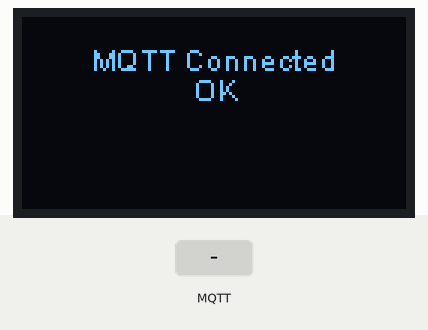
Simulated run of this sketch. Board: ESP8266 (NodeMCU). Shown: 128×64 one-colour display. Inputs (shaded band) come from the test bench. WiFi joins after 1.5 s; servers stay silent unless stated; no MQTT or app messages arrive unless stated; what the sketch prints to the serial monitor is not drawn.

Above: at 3.7 s.
3.8 s: MQTT message "1" arrives on the first subscribed topic
At 5.3 s:
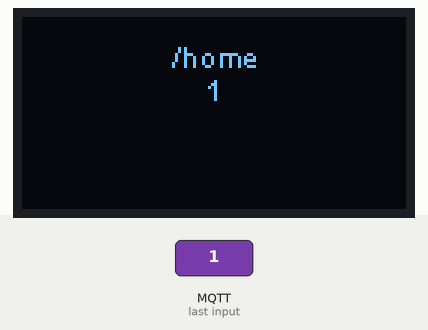
6.1 s: MQTT message "on" arrives on the first subscribed topic
At 7.4 s:
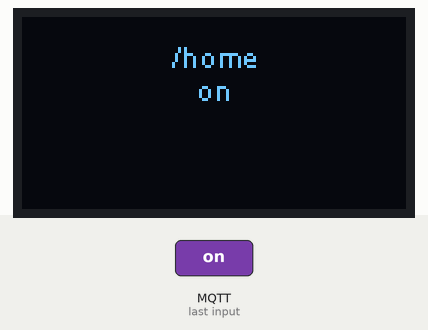
8.1 s: MQTT message "off" arrives on the first subscribed topic
10.1 s: MQTT message "1" arrives on the second subscribed topic
At 11.6 s:
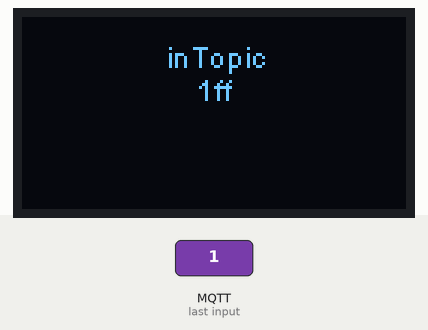
12.1 s: MQTT message "on" arrives on the first subscribed topic
At 13.7 s:
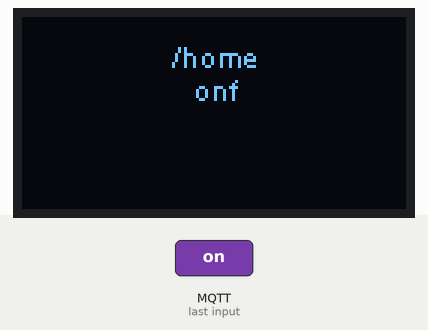
14.2 s: MQTT message "0" arrives on the first subscribed topic
At 15.8 s:
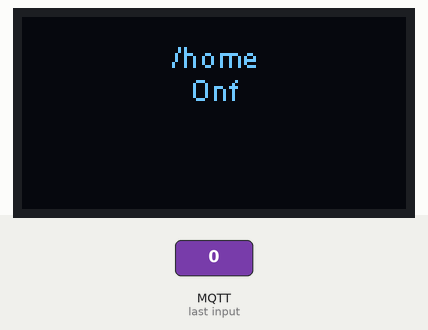
Timing chart, 0 to 17.2 s (numbered marks = the images above; inputs shaded):
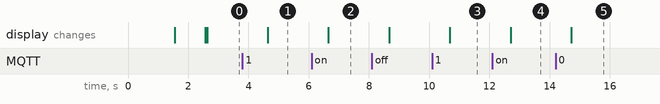

The sketch:

esp8266withwifimanagerandmqtt.ino
```cpp
#include <ESP8266WiFi.h>          //https://github.com/esp8266/Arduino
#include <DNSServer.h>
#include <ESP8266WebServer.h>
#include "WiFiManager.h"          //https://github.com/tzapu/WiFiManager
#include <PubSubClient.h>
#include "SSD1306.h" // alias for `#include "SSD1306Wire.h"` // ESP8266 OLED

WiFiClient espClient;
PubSubClient client(espClient);
const char* mqtt_server = "192.168.1.100";
char message_buff[100];
long lastMsg = 0;
char msg[50];
int value = 0;

// D3 -> SDA
// D4 -> SCL
// Initialize the OLED display using Wire library
SSD1306  display(0x3c, 4, 5);

void configModeCallback (WiFiManager *myWiFiManager) {
  Serial.println("Entered config mode");
  display.clear();
  display.setTextAlignment(TEXT_ALIGN_CENTER);
  display.drawString(64, 8, "NO WIFI");
  display.drawString(64, 20, "AP Mode: ON");
  display.drawString(64, 30, myWiFiManager->getConfigPortalSSID() );
  display.drawString(64, 40, "Please Setup");
  display.display();
  Serial.println(WiFi.softAPIP());
  //if you used auto generated SSID, print it
  Serial.println(myWiFiManager->getConfigPortalSSID());
}

void mqttcallback(char* topic, byte* payload, unsigned int length) {
  Serial.print("Message arrived [");
  Serial.print(topic);
  Serial.print("] ");
  for (int i = 0; i < length; i++) {
    Serial.print((char)payload[i]);
    message_buff[i] = payload[i];
  }

  Serial.println();

  // create character buffer with ending null terminator (string)
  String msgString = String(message_buff);
  Serial.print("MSGBuffer: ");
  Serial.println(msgString);


  display.clear();
  display.setTextAlignment(TEXT_ALIGN_CENTER);
  display.drawString(64, 7, topic);
  display.drawString(64, 18, msgString);
  display.display();

  // Switch on the LED if an 1 was received as first character
  if ((char)payload[0] == '1') {
    // digitalWrite(BUILTIN_LED, LOW);   // Turn the LED on (Note that LOW is the voltage level
    // but actually the LED is on; this is because
    // it is acive low on the ESP-01)
  } else {
    // digitalWrite(BUILTIN_LED, HIGH);  // Turn the LED off by making the voltage HIGH
  }

}

void setup() {
  // put your setup code here, to run once:
  Serial.begin(115200);
  display.init();

  display.flipScreenVertically();
  display.setFont(ArialMT_Plain_10);

  display.clear();
  display.setTextAlignment(TEXT_ALIGN_CENTER);
  display.drawString(64, 11, "Starting");
  display.drawString(64, 33, "SmartHome");
  display.display();


  //WiFiManager
  //Local intialization. Once its business is done, there is no need to keep it around
  WiFiManager wifiManager;
  //reset settings - for testing
  //wifiManager.resetSettings();

  //set callback that gets called when connecting to previous WiFi fails, and enters Access Point mode
  wifiManager.setAPCallback(configModeCallback);

  //fetches ssid and pass and tries to connect
  //if it does not connect it starts an access point with the specified name
  //here  "AutoConnectAP"
  //and goes into a blocking loop awaiting configuration
  if(!wifiManager.autoConnect()) {
    Serial.println("failed to connect and hit timeout");
    //reset and try again, or maybe put it to deep sleep
    display.clear();
    display.setTextAlignment(TEXT_ALIGN_CENTER);
    display.drawString(64, 8, "No WIFI");
    display.drawString(64, 18, "Resetting ESP");
    display.display();

    ESP.reset();
    delay(1000);
  }

  //if you get here you have connected to the WiFi
  Serial.println("connected...yeey :)");
   display.clear();
  display.setTextAlignment(TEXT_ALIGN_CENTER);
  display.drawString(64, 8, "WIFI OK");
//  display.drawString(64, 18, wifiManager->getSSID() );

  display.drawString(64, 18, "Connected to:");
  String mySSID = String(WiFi.SSID());
  display.drawString(64, 28, mySSID );

  char result[16];
  sprintf(result, "%3d.%3d.%3d.%3d", WiFi.localIP()[0], WiFi.localIP()[1], WiFi.localIP()[2], WiFi.localIP()[3]);
  display.drawString(64, 38, result );
  display.display();
  delay(1000);


  client.setServer(mqtt_server, 1883);
  client.setCallback(mqttcallback);
  client.subscribe("/home");

}

void reconnect() {
  // Loop until we're reconnected
  while (!client.connected()) {
    Serial.print("Attempting MQTT connection...");
    display.clear();
    display.setTextAlignment(TEXT_ALIGN_CENTER);
    display.drawString(64, 8, "Starting MQTT");
    display.drawString(64, 18, "Connecting...");
    display.display();
    // Attempt to connect
    if (client.connect("ESP8266Client")) {
      Serial.println("connected");
      display.clear();
      display.setTextAlignment(TEXT_ALIGN_CENTER);
      display.drawString(64, 8, "MQTT Connected");
      display.drawString(64, 18, "OK");
      display.display();
      delay(1000);
      // Once connected, publish an announcement...
//    client.publish("outTopic", "hello world");
      // ... and resubscribe
      client.subscribe("inTopic");
    } else {
      Serial.print("failed, rc=");
      Serial.print(client.state());
      Serial.println(" try again in 5 seconds");
      display.clear();
      display.setTextAlignment(TEXT_ALIGN_CENTER);
      display.drawString(64, 8, "No MQTT Broker");
      display.drawString(64, 18, "Retrying in");
      display.drawString(64, 28, "5 seconds");
      display.display();
      delay(1000);
      // Wait 5 seconds before retrying
      delay(5000);
    }
  }
}

void loop() {
  if (!client.connected()) {
    reconnect();
  }
  client.loop();

  client.publish("/home/alive", "Hello");
  delay(1000);
  Serial.println("Loop");


}
```

Measured:
- after the input at 3.8 s, the display: changes after 0.84 s (image 1)
- after the input at 6.1 s, the display: changes after 0.56 s (image 2)
- after the input at 10.1 s, the display: changes after 0.59 s (image 3)
- after the input at 12.1 s, the display: changes after 0.60 s (image 4)
- after the input at 14.2 s, the display: changes after 0.52 s (image 5)
